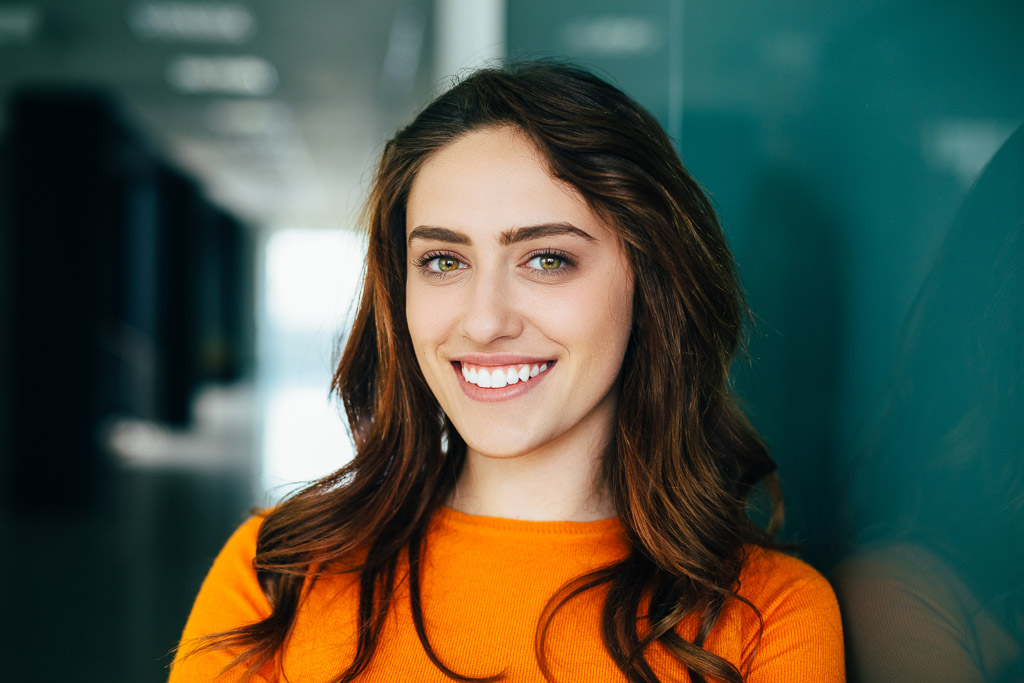
#> input picture Retrato/img/persona.jpg, 1024 x 683 px
$ python retrato.py
#> lines starting #> are read from the running program, lines starting #| are printed output that depends on the picture
#> in image_to_ascii, image is the input picture: PIL image 1024x683 RGB; mean R, G, B 77, 83.3, 68.9
from PIL import Image

# Mapa de caracteres ASCII (se recomienda tener más caracteres para una mejor representación)
ASCII_CHARS = "@%#!+*-:. "  # Asegúrate de que haya 10 caracteres

def resize_image(image, new_width=130):
#> called with new_width = 130
    (original_width, original_height) = image.size
#> original_width = 1024; original_height = 683
    aspect_ratio = original_height / float(original_width)
#> aspect_ratio = 0.667
    factor = 0.4  # O el valor que desees
    new_height = int(aspect_ratio * new_width * factor)
#> new_height = 34
  # Ajustamos la altura sin dividir por 2
    resized_image = image.resize((new_width, new_height))
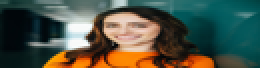
#> resized_image: PIL image 130x34 RGB (shown 2 times larger); mean R, G, B 77.1, 83.4, 68.9
    return resized_image

def grayify(image):
    return image.convert("L")  # Convierte a escala de grises
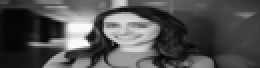
#> returned value: PIL image 130x34 L (shown 2 times larger); min 5, max 253, mean 79.8

def pixels_to_ascii(image):
    pixels = image.getdata()
    ascii_str = ""
    for pixel in pixels:
        ascii_str += ASCII_CHARS[pixel // (264 // len(ASCII_CHARS))]  # Mapea el pixel a un carácter ASCII
#> this loop made 4420 passes
#> (pixel, ascii_str) on passes 1 to 3: (65, '#'), (67, '##'), (68, '###')
    return ascii_str

def image_to_ascii(image_path, new_width=130):
    try:
        image = Image.open(image_path)
    except Exception as e:
        print(f"Error al abrir la imagen: {e}")
        return

    image = resize_image(image, new_width)
    image = grayify(image)

    ascii_str = pixels_to_ascii(image)
    img_width = image.width
#> img_width = 130

    # Divide la cadena ASCII en líneas de ancho de imagen
    ascii_str_len = len(ascii_str)
#> ascii_str_len = 4420
    ascii_img = "\n".join(ascii_str[i:i + img_width] for i in range(0, ascii_str_len, img_width))

    return ascii_img

# Ruta de la imagen
image_path = "img/persona.jpg"  # Cambia esto por la ruta a tu imagen
ascii_art = image_to_ascii(image_path)

if ascii_art:
    # Imprimir el arte ASCII
    print(ascii_art)

$ run again, with Retrato/img/perro.jpg copied over Retrato/img/persona.jpg
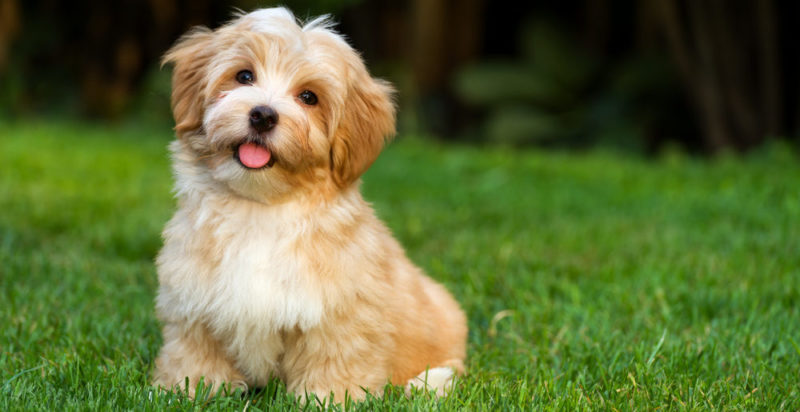
#> input picture Retrato/img/perro.jpg, 800 x 412 px
#> in image_to_ascii, image is the input picture: PIL image 800x412 RGB; mean R, G, B 95.8, 108.5, 55.3
#> in resize_image, `resized_image = image.resize((new_width, new_height))`:
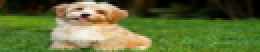
#> resized_image: PIL image 130x26 RGB (shown 2 times larger); mean R, G, B 95.9, 108.5, 55.3
#> in grayify, `return image.convert("L")`:
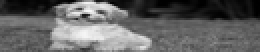
#> returned value: PIL image 130x26 L (shown 2 times larger); min 0, max 249, mean 98.7
#> the loop in pixels_to_ascii, `for pixel in pixels:` made 3380 passes
#> (pixel, ascii_str) on passes 1 to 3: (43, '%'), (47, '%%'), (32, '%%%')
#> ascii_str_len = 3380
